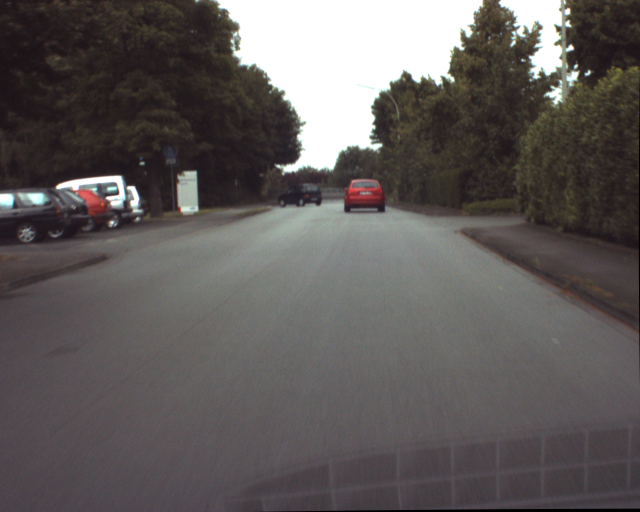
%> input picture ComputerVision/Lab4/Lab4_testimages/ur_c_s_03a_01_L_0376.png, 1280 x 1024 px (shown at 1/2 size); the run also reads 1 picture not shown here
$ octave color_based_segmentation.m   (GNU Octave 9; MATLAB toolbox functions it lacks are replaced by stand-ins)
%> lines starting %> are read from the running program, lines starting %| are printed output that depends on the picture; in (x1, y1, x2, y2) boxes, pixels count from 0 and x2, y2 are one past the last pixel; in counts of white or black regions, pixels touching at a corner belong together; the program's own positions count from 1
clc, clearvars, close all;


img1 = imread("Lab4_testimages/ur_c_s_03a_01_L_0376.png");
%> img1 is the input picture: size 1024x1280x3 uint8; mean R, G, B 95.5, 90.9, 90
img2 = imread("Lab4_testimages/ur_c_s_03a_01_L_0377.png");
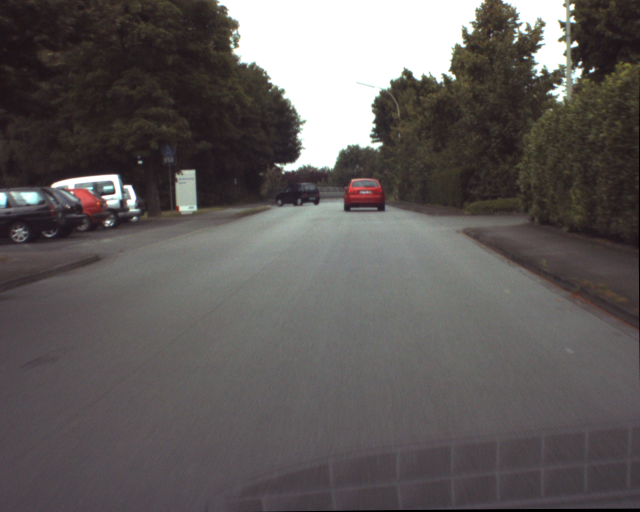
%> input picture ComputerVision/Lab4/Lab4_testimages/ur_c_s_03a_01_L_0377.png, 1280 x 1024 px (shown at 1/2 size)
%> img2 is the input picture: size 1024x1280x3 uint8; mean R, G, B 95.5, 90.9, 90
img3 = imread("Lab4_testimages/ur_c_s_03a_01_L_0378.png");
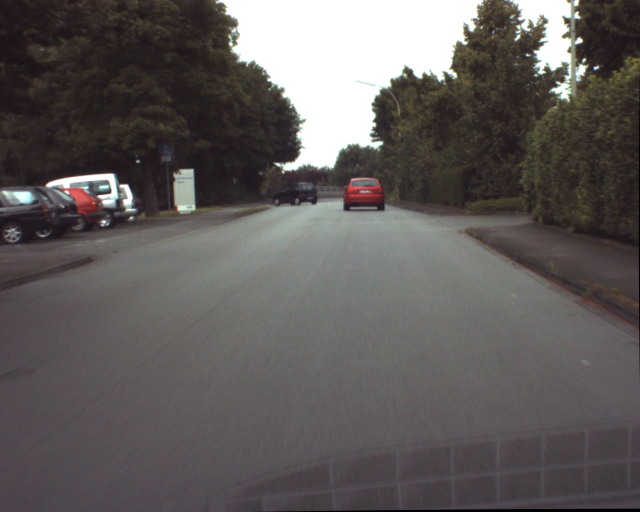
%> input picture ComputerVision/Lab4/Lab4_testimages/ur_c_s_03a_01_L_0378.png, 1280 x 1024 px (shown at 1/2 size)
%> img3 is the input picture: size 1024x1280x3 uint8; mean R, G, B 95.7, 91.1, 90.2
img4 = imread("Lab4_testimages/ur_c_s_03a_01_L_0379.png");
img5 = imread("Lab4_testimages/ur_c_s_03a_01_L_0380.png");
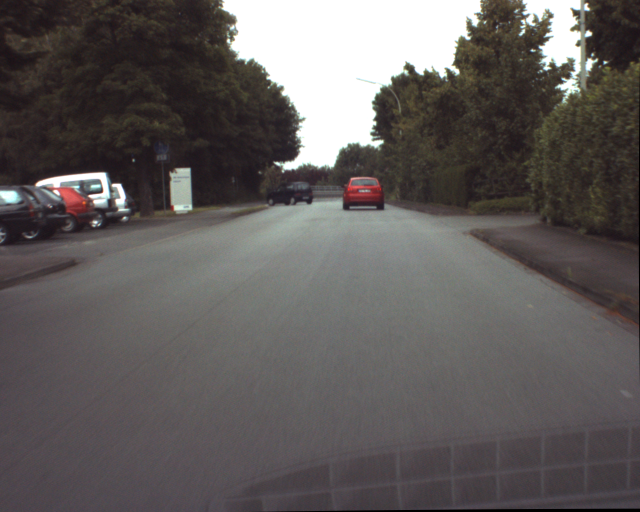
%> input picture ComputerVision/Lab4/Lab4_testimages/ur_c_s_03a_01_L_0380.png, 1280 x 1024 px (shown at 1/2 size)
%> img5 is the input picture: size 1024x1280x3 uint8; mean R, G, B 96.2, 91.7, 90.8
img6 = imread("Lab4_testimages/ur_c_s_03a_01_L_0381.png");
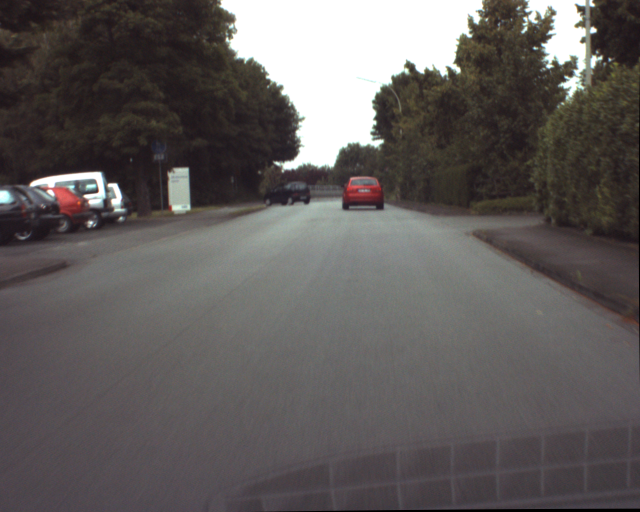
%> input picture ComputerVision/Lab4/Lab4_testimages/ur_c_s_03a_01_L_0381.png, 1280 x 1024 px (shown at 1/2 size)
%> img6 is the input picture: size 1024x1280x3 uint8; mean R, G, B 96.5, 92, 91
figure, imagesc(img1), colormap gray;
figure, imagesc(img1(:,:,1)),colormap gray,title('R component');
figure, imagesc(img1(:,:,2)),colormap gray,title('G component');
figure, imagesc(img1(:,:,3)),colormap gray,title('B component');

img ={img1,img2,img3,img4,img5,img6};
%> img = 6 items


for i=1:6;
    img{i} = rgb2hsv(img{i});
end

figure, imagesc(img{1}), colormap gray;
figure, imagesc(img{1}(:,:,1)), colormap gray, title('H component');


%--------------
%POINT 3
%--------------
H = img{1}(:,:,1);
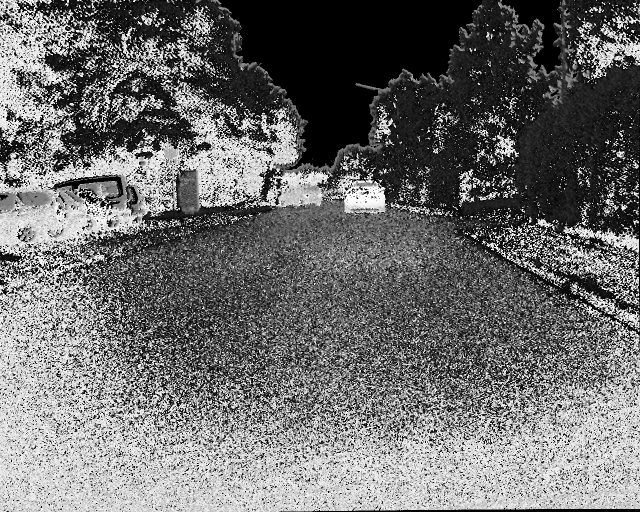
%> H: size 1024x1280 double (shown at 1/2 size); min 0, max 0.999, mean 0.427
r = H(390:400,575:595);
std = std(r(:));
%> std = 0.0521
mean = mean(r(:));
%> mean = 0.774
%--------------
%POINT 4
%--------------
[rr,cc,pp] = size(img{1});
%> rr = 1024; cc = 1280; pp = 3
seg = zeros(rr,cc);
%> seg: size 1024x1280 double; every value is 0
mask = img{1}(:,:,1) > mean -std & img{1}(:,:,1) < mean +std;
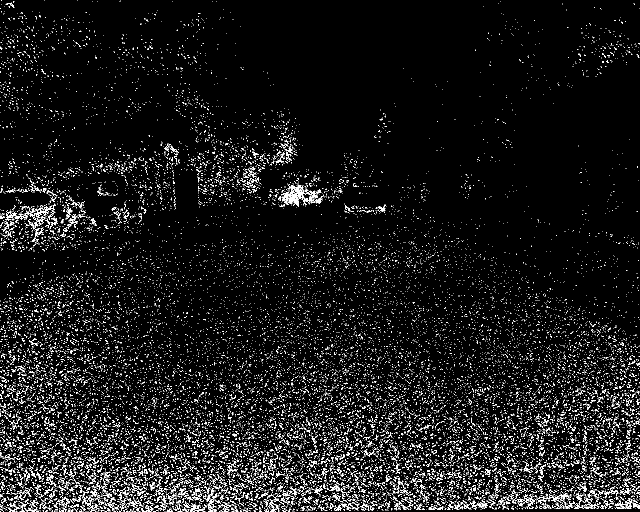
%> mask: size 1024x1280 logical (shown at 1/2 size); 6% white in thin lines or dots
seg = seg + mask;
%> seg: size 1024x1280 double; values 0 (black) and 1 (white), 6% white in thin lines or dots
figure, imagesc(seg), colormap gray, title('Seg');
L = bwlabel(seg);
prop=regionprops(L, 'Area','Centroid','BoundingBox');
%> prop = 20480 regions; largest, box (x1, y1, x2, y2), Area and Centroid: (562, 369, 649, 414) 1226 [601.3 392.9], (12, 422, 68, 441) 331 [36.3 431.9], (1229, 997, 1280, 1018) 300 [1257 1010.3], (68, 407, 112, 436) 274 [88.4 422.4], (1148, 996, 1199, 1018) 234 [1173 1012.1]
[value, ind] = max([prop.Area]);
%> value = 1226; ind = 9887
xc=floor(prop(ind).Centroid(1));
%> xc = 601
yc=floor(prop(ind).Centroid(2));
%> yc = 392
ul_corner_width=prop(ind).BoundingBox;
%> ul_corner_width = [562.5 369.5 87 45]
figure,imagesc(seg),colormap gray,title('Black Car')
hold on
plot(xc,yc,'*r')
rectangle('Position',ul_corner_width,'EdgeColor',[1,0,0])

%--------------
%POINT 5
%--------------
[rr,cc,pp] = size(img{1});
red = zeros(rr,cc);
mask = img{1}(:,:,1) > 0.97 & img{1}(:,:,1) < 1;
%> mask: size 1024x1280 logical; 4.6% white in thin lines or dots
red = red + mask;
%> red: size 1024x1280 double; values 0 (black) and 1 (white), 4.6% white in thin lines or dots
figure, imagesc(red), colormap gray, title('Seg');
L = bwlabel(red);
prop=regionprops(L, 'Area','Centroid','BoundingBox');
%> prop = 29538 regions; largest, box (x1, y1, x2, y2), Area and Centroid: (685, 360, 771, 411) 2219 [728.8 390.9], (170, 395, 223, 445) 865 [195.1 418.4], (728, 355, 747, 365) 70 [738.5 360.6], (110, 410, 121, 429) 63 [115.3 418.4], (167, 380, 185, 392) 62 [178.1 385.8]
[value, ind] = max([prop.Area]);
%> value = 2219; ind = 18033
xc=floor(prop(ind).Centroid(1));
%> xc = 728
yc=floor(prop(ind).Centroid(2));
%> yc = 390
ul_corner_width=prop(ind).BoundingBox;
%> ul_corner_width = [685.5 360.5 86 51]
figure,imagesc(red),colormap gray,title('Red Car')
hold on
plot(xc,yc,'*r')
rectangle('Position',ul_corner_width,'EdgeColor',[1,0,0])
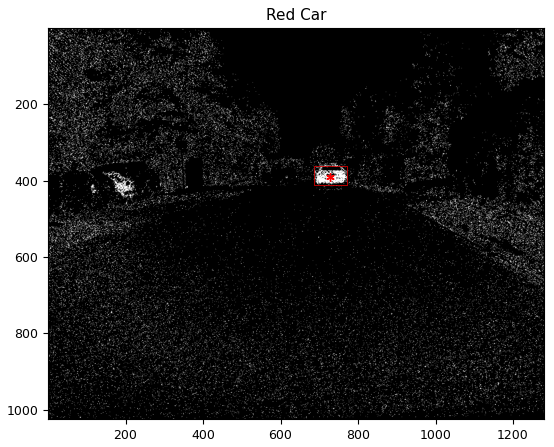
%> figure redrawn from the program's plot data
